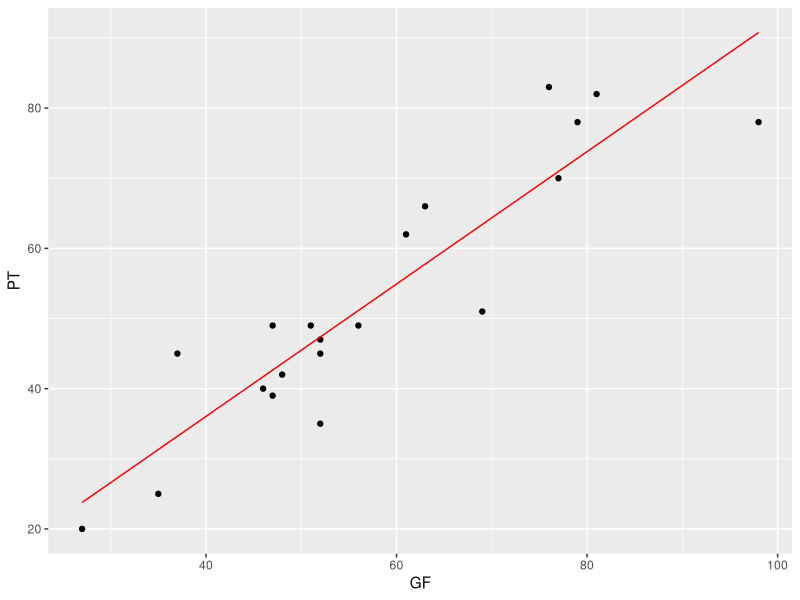
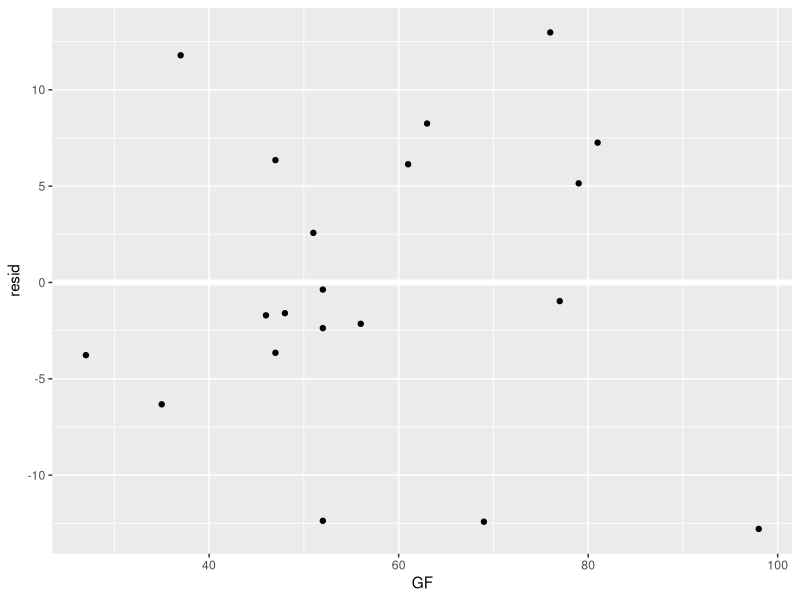
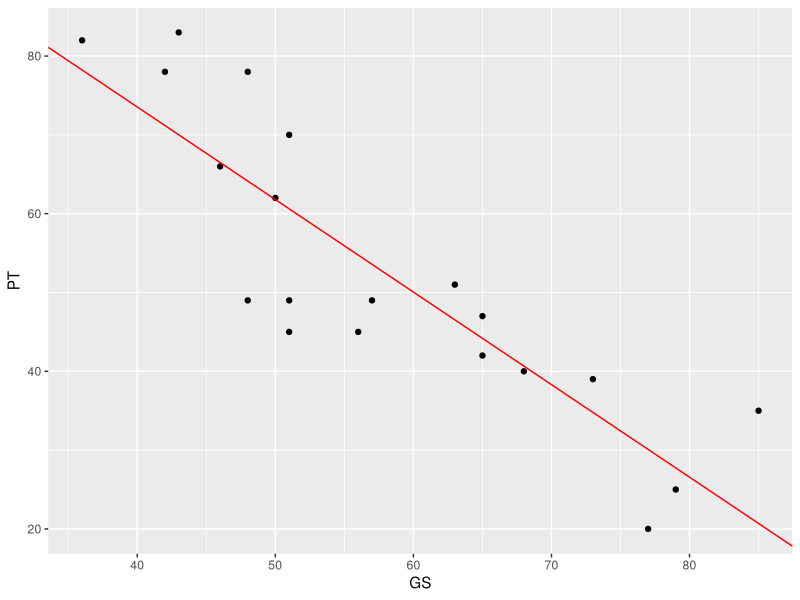
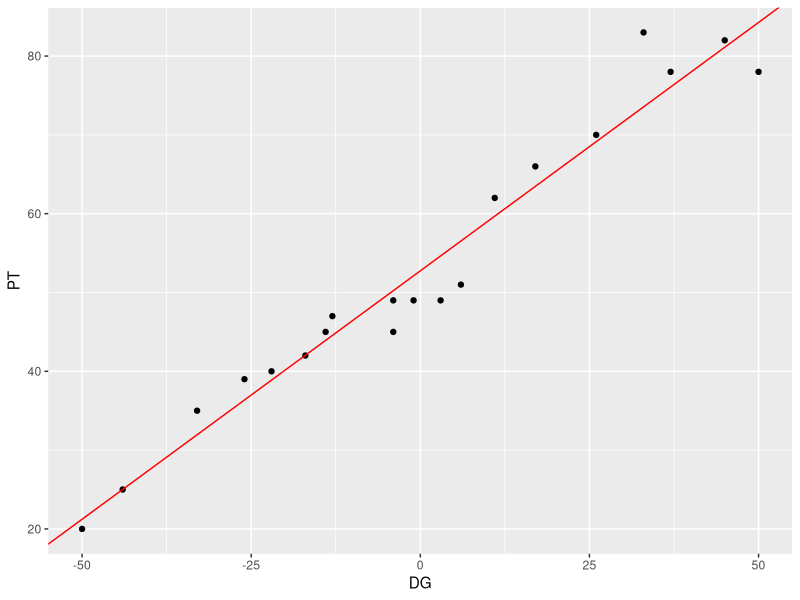

Write the R code that produced these figures, in order.
## ---- chunk 1
knitr::opts_chunk$set(echo = TRUE)
## ---- chunk 2
library(readr)
library(dplyr)
library(ggplot2)
library(modelr)
## ---- chunk 3
rating <- read_csv("rating.csv")
View(rating)
spec(rating)
## ---- chunk 4
modPTGF = lm(PT ~ GF, data=rating)

rating = add_predictions(rating,modPTGF)

# VALORI DEL DATABSE + VALORI PREDETTI DAL MODELLO
ggplot(rating, aes(x=GF)) + geom_point(aes(y=PT)) + geom_line(aes(y = pred), colour = "red")

#  CALCOLO RESIDUI
rating = add_residuals(rating, modPTGF)
ggplot(rating, aes(GF, resid)) + 
  geom_ref_line(h = 0) +
  geom_point()

# ORDINAMENTO DECRESCENTE PER RESIDUO
rating %>%
  arrange(desc(resid)) %>% 
  head(3)
# ORDINAMENTO CRESCENTE PER RESIDUO
rating %>%
  arrange(resid) %>% 
  head(3)

# remove predictions and residulas
rating = select(rating, -resid, -pred)

# compute model quality
corPTGF = cor(rating$PT, rating$GF)
quality = list()
quality$PFGF = corPTGF^2
quality
## ---- chunk 5
modPTGS = lm(PT ~ GS, data = rating)

# plot observed and predicted values
ggplot(rating, aes(x = GS, y = PT)) + 
  geom_point() + 
  geom_abline(intercept = modPTGS$coefficients[1], 
              slope = modPTGS$coefficients[2], 
              color = "red") 

corPTGS = cor(rating$PT, rating$GS)
quality$PFGS = corPTGS^2
quality

## ---- chunk 6

# add goal spread
rating = mutate(rating, DG = GF - GS)
modPTDG = lm(PT ~ DG, data = rating)

# plot observed and predicted values
ggplot(rating, aes(x = DG, y = PT)) + 
  geom_point() + 
  geom_abline(intercept = modPTDG$coefficients[1], 
              slope = modPTDG$coefficients[2], 
              color = "red")

corPTDG = cor(rating$PT, rating$DG)
quality$PFDG = corPTDG^2
quality

# add and plot residuals
rating = add_residuals(rating, modPTDG)

# sort by residuals
rating %>%
  arrange(desc(resid)) %>% 
  head(3)

rating %>%
  arrange(resid) %>% 
  head(3)


## ---- chunk 7
modPTGFGS = lm(PT ~ GF + GS, data = rating)

summary(modPTGFGS)$coefficients
# VALORE ASSOLUTO
coe = abs(summary(modPTGFGS)$coefficients[2:3])
names(coe) = c("attack", "defense")
round(coe / sum(coe), 2)

quality$PTGFGS = summary(modPTGFGS)$r.squared
quality

